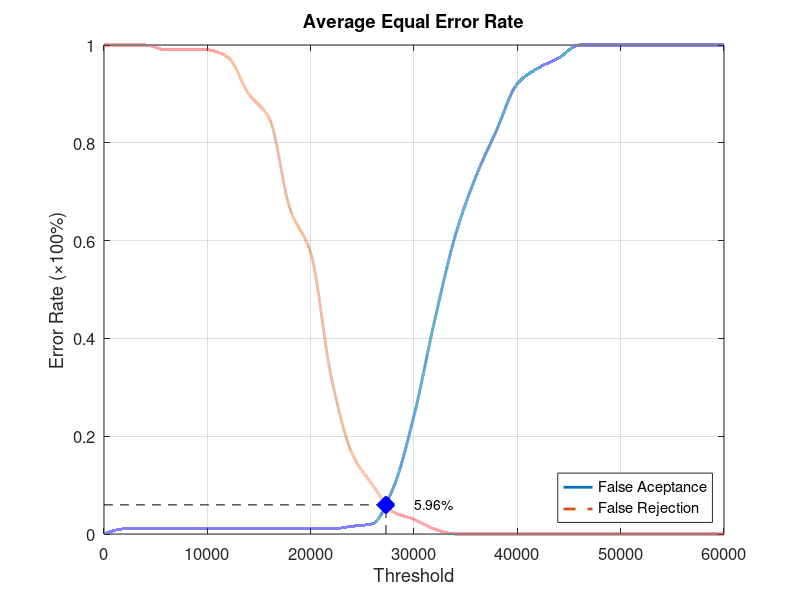
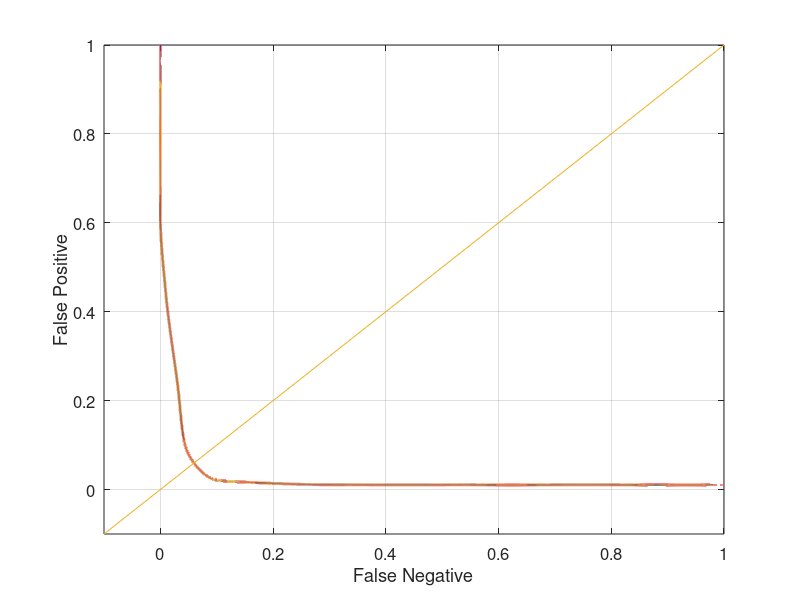

These figures' MATLAB source, in order:
function yEER = Database4_2
close all;
clear;
clc;
x = 0:2000:60000;
xq = 0:0.5:60000;

y0 = [0 0.0105263 0.0105263 0.0105263 0.0105263 0.0105263 0.0105263 0.0105263 0.0105263 0.0105263 0.0105263 0.0105263 0.0157895 0.0210526 0.0947368 0.242105 0.436842 0.610526 0.731579 0.826316 0.921053 0.952632 0.973684 1 1 1 1 1 1 1 1];
yy0 = interp1(x, y0, xq, 'pchip');
y1 = [1 1 1 0.99 0.99 0.99 0.975 0.9 0.85 0.665 0.575 0.32 0.165 0.1 0.045 0.03 0.01 0 0 0 0 0 0 0 0 0 0 0 0 0 0];
yy1 = interp1(x, y1, xq, 'pchip');

% Calculating EER: 
y2 = abs(y0 - y1);
find(y2 == min(y2))
yy2 = abs(yy0 - yy1);
xEER = find(yy2 == min(yy2));
xEERIndex = xq(xEER) % X-axis EER
yEER = yy0(xEER) % Y-axis EER

main = figure
plot(xq, yy0,'-','LineWidth', 2);	hold on
plot(xq, yy1,'--','LineWidth', 2);	hold on
plot([xEERIndex xEERIndex], [0 yEER], 'k--');	hold on
plot([0 xEERIndex], [yEER yEER], 'k--');	hold on
plot(xEERIndex, yEER, 'bx', 'LineWidth', 10);	hold on
text(xEERIndex + 10 * xEERIndex / 100, yEER, [num2str(round((10000 * yEER)) / 100) '%'])
legend('False Aceptance', 'False Rejection', 'Location', 'SouthEast')
xlabel('Threshold')
ylabel('Error Rate (\times100%)')
title('Average Equal Error Rate')
set(gca, 'FontSize', 12)
axis([0 60000 0 1])
grid on

print(main, 'Database4_2Main', '-dpng');
FNRxFPR = figure('Color', [1 1 1]);
plot(yy1, yy0, '-', yy1, yy0, 'LineWidth', 2);
hold on
y = -0.1:0.1:1
plot(y, y); 
set(gca, 'FontSize', 12)
xlabel('False Negative')
ylabel('False Positive')
axis([-0.1 1 -0.1 1])
set(gca, 'FontSize', 12)
grid on

print(FNRxFPR, 'Database4_2FNRxFPR','-dpng');
end
